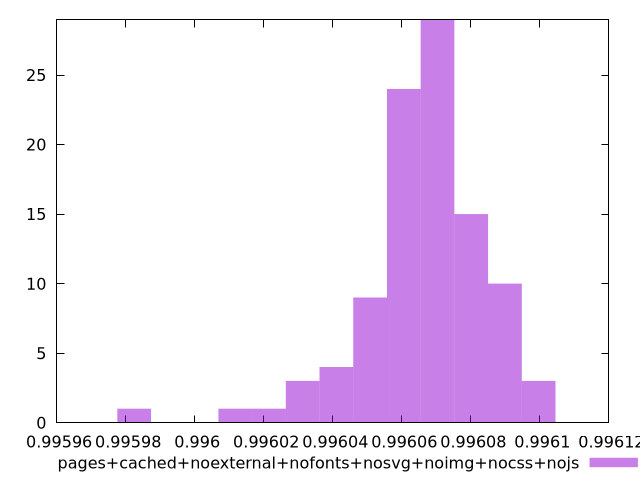

The script that saved this image:
$_pagesCachedNoexternalNofontsNosvgNoimgNocssNojs <<EOF
0.9960801196639799 15
0.9960117618945693 1
0.9960703542683498 29
0.9960898850596099 10
0.9960410580814596 4
0.9960605888727198 24
0.9960508234770896 9
0.9960312926858295 3
0.9960996504552401 3
0.9959824657076791 1
0.9960215272901994 1
EOF
set key outside below
set terminal pngcairo
set output "report_00005_2020-11-02T22-26-11.212Z/largest-contentful-paint/pages+cached+noexternal+nofonts+nosvg+noimg+nocss+nojs//hist.png"
set yrange [0:29]
set boxwidth 0.00000976539563008186
set style fill transparent solid 0.5 noborder
plot $_pagesCachedNoexternalNofontsNosvgNoimgNocssNojs title "pages+cached+noexternal+nofonts+nosvg+noimg+nocss+nojs" with boxes ,
